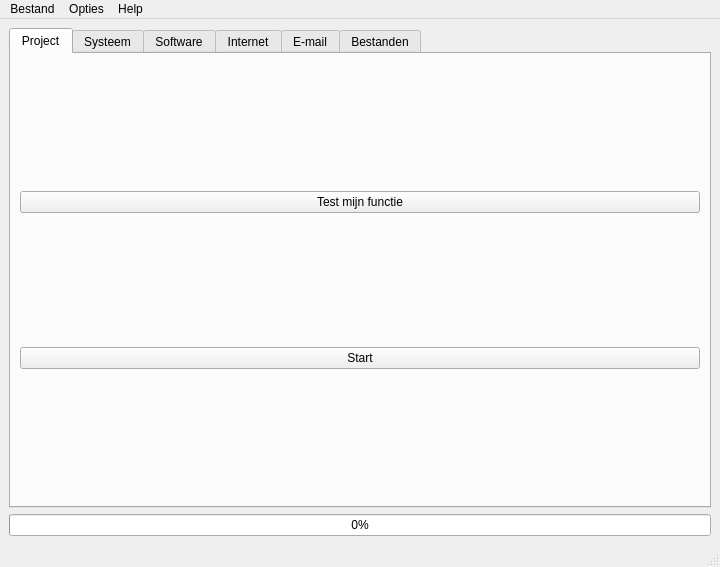
<?xml version="1.0" encoding="UTF-8"?>
<ui version="4.0">
 <class>MainWindow</class>
 <widget class="QMainWindow" name="MainWindow">
  <property name="geometry">
   <rect>
    <x>0</x>
    <y>0</y>
    <width>720</width>
    <height>567</height>
   </rect>
  </property>
  <property name="windowTitle">
   <string>MainWindow</string>
  </property>
  <widget class="QWidget" name="centralwidget">
   <layout class="QGridLayout" name="gridLayout_3">
    <item row="1" column="0">
     <widget class="QProgressBar" name="progressBar">
      <property name="mouseTracking">
       <bool>true</bool>
      </property>
      <property name="value">
       <number>0</number>
      </property>
     </widget>
    </item>
    <item row="0" column="0">
     <widget class="QTabWidget" name="tab_Menu">
      <property name="currentIndex">
       <number>0</number>
      </property>
      <widget class="QWidget" name="tab_Project">
       <attribute name="title">
        <string>Project</string>
       </attribute>
       <layout class="QGridLayout" name="gridLayout_6">
        <item row="0" column="0">
         <widget class="QPushButton" name="btn_Test">
          <property name="text">
           <string>Test mijn functie</string>
          </property>
         </widget>
        </item>
        <item row="1" column="0">
         <widget class="QPushButton" name="btn_Progressbar">
          <property name="text">
           <string>Start</string>
          </property>
         </widget>
        </item>
       </layout>
      </widget>
      <widget class="QWidget" name="tab_System">
       <attribute name="title">
        <string>Systeem</string>
       </attribute>
       <layout class="QGridLayout" name="gridLayout_2">
        <item row="0" column="0">
         <widget class="QPushButton" name="btn_Hardware">
          <property name="text">
           <string>Hardware Info</string>
          </property>
         </widget>
        </item>
       </layout>
      </widget>
      <widget class="QWidget" name="tab_Software">
       <attribute name="title">
        <string>Software</string>
       </attribute>
       <layout class="QGridLayout" name="gridLayout">
        <item row="0" column="0">
         <widget class="QPushButton" name="btn_Processen">
          <property name="text">
           <string>Processen</string>
          </property>
         </widget>
        </item>
        <item row="0" column="1">
         <widget class="QPushButton" name="btn_Services">
          <property name="text">
           <string>Services</string>
          </property>
         </widget>
        </item>
        <item row="0" column="2">
         <widget class="QPushButton" name="btn_Software">
          <property name="text">
           <string>Software</string>
          </property>
         </widget>
        </item>
        <item row="1" column="0" colspan="3">
         <widget class="QTreeWidget" name="treeWidget">
          <property name="alternatingRowColors">
           <bool>false</bool>
          </property>
          <column>
           <property name="text">
            <string>ProcesID</string>
           </property>
          </column>
          <column>
           <property name="text">
            <string>Naam</string>
           </property>
          </column>
         </widget>
        </item>
       </layout>
      </widget>
      <widget class="QWidget" name="tab_Internet">
       <attribute name="title">
        <string>Internet</string>
       </attribute>
       <layout class="QGridLayout" name="gridLayout_5">
        <item row="0" column="0">
         <widget class="QPushButton" name="btn_Internet_History">
          <property name="text">
           <string>Internetgeschiedenis</string>
          </property>
         </widget>
        </item>
       </layout>
      </widget>
      <widget class="QWidget" name="tab_Email">
       <attribute name="title">
        <string>E-mail</string>
       </attribute>
       <layout class="QGridLayout" name="gridLayout_4">
        <item row="0" column="0">
         <widget class="QPushButton" name="btn_Email">
          <property name="text">
           <string>E-mail</string>
          </property>
         </widget>
        </item>
       </layout>
      </widget>
      <widget class="QWidget" name="tab_Files">
       <attribute name="title">
        <string>Bestanden</string>
       </attribute>
       <layout class="QFormLayout" name="formLayout">
        <property name="fieldGrowthPolicy">
         <enum>QFormLayout::AllNonFixedFieldsGrow</enum>
        </property>
        <item row="1" column="1">
         <widget class="QLabel" name="lbl_Live_Search">
          <property name="text">
           <string>Live Search...</string>
          </property>
         </widget>
        </item>
        <item row="3" column="1">
         <widget class="QLineEdit" name="txt_Live_Search"/>
        </item>
        <item row="4" column="1">
         <widget class="QPushButton" name="btn_Hash">
          <property name="text">
           <string>Hash...</string>
          </property>
         </widget>
        </item>
       </layout>
      </widget>
     </widget>
    </item>
   </layout>
  </widget>
  <widget class="QMenuBar" name="menubar">
   <property name="geometry">
    <rect>
     <x>0</x>
     <y>0</y>
     <width>720</width>
     <height>21</height>
    </rect>
   </property>
   <widget class="QMenu" name="menuBestand">
    <property name="title">
     <string>Bestand</string>
    </property>
    <addaction name="actionNieuw"/>
    <addaction name="actionOpen"/>
    <addaction name="actionOpslaan"/>
   </widget>
   <widget class="QMenu" name="menuOpties">
    <property name="title">
     <string>Opties</string>
    </property>
    <addaction name="actionFuncties"/>
   </widget>
   <widget class="QMenu" name="menuHelp">
    <property name="title">
     <string>Help</string>
    </property>
    <addaction name="actionInfo"/>
    <addaction name="actionTechnical_manual"/>
    <addaction name="actionOver"/>
   </widget>
   <addaction name="menuBestand"/>
   <addaction name="menuOpties"/>
   <addaction name="menuHelp"/>
  </widget>
  <widget class="QStatusBar" name="statusbar"/>
  <action name="actionNieuw">
   <property name="text">
    <string>Nieuw...</string>
   </property>
  </action>
  <action name="actionOpen">
   <property name="text">
    <string>Open...</string>
   </property>
  </action>
  <action name="actionOpslaan">
   <property name="text">
    <string>Opslaan...</string>
   </property>
  </action>
  <action name="actionFuncties">
   <property name="text">
    <string>Functies</string>
   </property>
  </action>
  <action name="actionInfo">
   <property name="text">
    <string>Gebruikershandleiding</string>
   </property>
  </action>
  <action name="actionTechnical_manual">
   <property name="text">
    <string>Technische handleiding</string>
   </property>
  </action>
  <action name="actionOver">
   <property name="text">
    <string>Over</string>
   </property>
  </action>
 </widget>
 <resources/>
 <connections/>
</ui>
